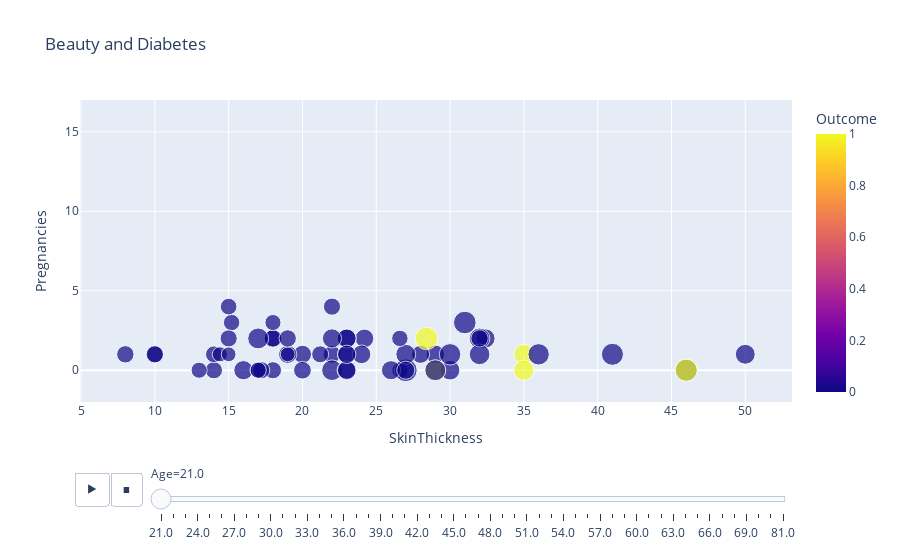

The cell this chart's notebook holds for it:
### Code cell
# plot the animation, animation_frame = Age
# we need to sort the DataFrame by Age
sortAge_imputation_df = imputation_df.sort_values(by='Age', ascending=True)
fig = px.scatter(sortAge_imputation_df, x="SkinThickness", y="Pregnancies", animation_frame="Age",color='Outcome',size = 'BMI',
title= 'Beauty and Diabetes')
fig.update_layout(yaxis_range=[-2,17])

fig.show()

### Figure 1 — Plotly figure (JSON) as saved in the notebook; plotly's stock layout.template omitted (floating-point values rounded to 4 significant figures)
{"data": [{"hovertemplate": "Age=21.0<br>SkinThickness=%{x}<br>Pregnancies=%{y}<br>BMI=%{marker.size}<br>Outcome=%{marker.color}<extra></extra>", "legendgroup": "", "marker": {"color": [1, 0, 0, 0, 0, 0, 0, 0, 0, 0, 0, 0, 0, 1, 1, 0, 0, 0, 0, 0, 0, 0, 1, 0, 1, 0, 0, 0, 0, 0, 0, 0, 0, 0, 0, 0, 0, 0, 0, 0, 0, 0, 0, 0, 0, 0, 0, 0, 0, 0, 0, 0, 0, 0, 0, 0, 0, 0, 0, 0, 0, 0, 0], "coloraxis": "coloraxis", "size": [33.6, 29.4, 22.5, 27.7, 43.5, 30.8, 23, 24.7, 32.4, 24.7, 28.7, 26.2, 35.7, 34.6, 34.6, 24.8, 27.4, 40.6, 33.2, 23.7, 24.3, 19.1, 42.9, 38.6, 42.1, 24.7, 35.8, 25.4, 21.8, 31, 31.38, 22.6, 27.8, 21, 35.8, 42.7, 18.2, 26, 22.6, 25.1, 38.1, 25.2, 26.4, 33.2, 21.8, 24.6, 25.2, 28.6, 29.2, 30.4, 22.1, 40.7, 29.7, 30.8, 18.2, 36.6, 25.4, 36.9, 28.28, 30.8, 27.4, 23.2, 28.1], "sizemode": "area", "sizeref": 0.1677, "symbol": "circle"}, "mode": "markers", "name": "", "orientation": "v", "showlegend": false, "type": "scatter", "x": [35, 24.2, 26.6, 20, 27, 32.4, 10, 18, 30, 22, 29, 22, 32, 35, 29, 14, 28, 46, 27, 14, 21.2, 14.4, 28.4, 30, 46, 18, 22, 8, 13, 16, 23, 15.2, 19, 17, 32, 31, 19, 18, 26.6, 17.2, 36, 32, 20, 50, 18, 15, 19, 23, 24, 23, 17, 41, 23, 26, 15, 17, 10, 29, 23, 22, 27, 15, 23], "xaxis": "x", "y": [1, 2, 0, 1, 0, 2, 1, 0, 0, 4, 1, 1, 2, 0, 0, 0, 1, 0, 1, 1, 1, 1, 2, 1, 0, 2, 0, 1, 0, 0, 0, 3, 1, 0, 1, 3, 1, 2, 2, 0, 1, 2, 0, 1, 3, 2, 2, 1, 1, 2, 0, 1, 2, 0, 1, 2, 1, 0, 0, 2, 0, 4, 1], "yaxis": "y"}], "layout": {"coloraxis": {"colorbar": {"title": {"text": "Outcome"}}, "colorscale": [[0, "#0d0887"], [0.1111, "#46039f"], [0.2222, "#7201a8"], [0.3333, "#9c179e"], [0.4444, "#bd3786"], [0.5556, "#d8576b"], [0.6667, "#ed7953"], [0.7778, "#fb9f3a"], [0.8889, "#fdca26"], [1, "#f0f921"]]}, "legend": {"itemsizing": "constant", "tracegroupgap": 0}, "sliders": [{"active": 0, "currentvalue": {"prefix": "Age="}, "len": 0.9, "pad": {"b": 10, "t": 60}, "steps": [{"args": [["21.0"], {"frame": {"duration": 0, "redraw": false}, "fromcurrent": true, "mode": "immediate", "transition": {"duration": 0, "easing": "linear"}}], "label": "21.0", "method": "animate"}, {"args": [["22.0"], {"frame": {"duration": 0, "redraw": false}, "fromcurrent": true, "mode": "immediate", "transition": {"duration": 0, "easing": "linear"}}], "label": "22.0", "method": "animate"}, {"args": [["23.0"], {"frame": {"duration": 0, "redraw": false}, "fromcurrent": true, "mode": "immediate", "transition": {"duration": 0, "easing": "linear"}}], "label": "23.0", "method": "animate"}, {"args": [["24.0"], {"frame": {"duration": 0, "redraw": false}, "fromcurrent": true, "mode": "immediate", "transition": {"duration": 0, "easing": "linear"}}], "label": "24.0", "method": "animate"}, {"args": [["25.0"], {"frame": {"duration": 0, "redraw": false}, "fromcurrent": true, "mode": "immediate", "transition": {"duration": 0, "easing": "linear"}}], "label": "25.0", "method": "animate"}, {"args": [["26.0"], {"frame": {"duration": 0, "redraw": false}, "fromcurrent": true, "mode": "immediate", "transition": {"duration": 0, "easing": "linear"}}], "label": "26.0", "method": "animate"}, {"args": [["27.0"], {"frame": {"duration": 0, "redraw": false}, "fromcurrent": true, "mode": "immediate", "transition": {"duration": 0, "easing": "linear"}}], "label": "27.0", "method": "animate"}, {"args": [["28.0"], {"frame": {"duration": 0, "redraw": false}, "fromcurrent": true, "mode": "immediate", "transition": {"duration": 0, "easing": "linear"}}], "label": "28.0", "method": "animate"}, {"args": [["29.0"], {"frame": {"duration": 0, "redraw": false}, "fromcurrent": true, "mode": "immediate", "transition": {"duration": 0, "easing": "linear"}}], "label": "29.0", "method": "animate"}, {"args": [["30.0"], {"frame": {"duration": 0, "redraw": false}, "fromcurrent": true, "mode": "immediate", "transition": {"duration": 0, "easing": "linear"}}], "label": "30.0", "method": "animate"}, {"args": [["31.0"], {"frame": {"duration": 0, "redraw": false}, "fromcurrent": true, "mode": "immediate", "transition": {"duration": 0, "easing": "linear"}}], "label": "31.0", "method": "animate"}, {"args": [["32.0"], {"frame": {"duration": 0, "redraw": false}, "fromcurrent": true, "mode": "immediate", "transition": {"duration": 0, "easing": "linear"}}], "label": "32.0", "method": "animate"}, {"args": [["33.0"], {"frame": {"duration": 0, "redraw": false}, "fromcurrent": true, "mode": "immediate", "transition": {"duration": 0, "easing": "linear"}}], "label": "33.0", "method": "animate"}, {"args": [["34.0"], {"frame": {"duration": 0, "redraw": false}, "fromcurrent": true, "mode": "immediate", "transition": {"duration": 0, "easing": "linear"}}], "label": "34.0", "method": "animate"}, {"args": [["35.0"], {"frame": {"duration": 0, "redraw": false}, "fromcurrent": true, "mode": "immediate", "transition": {"duration": 0, "easing": "linear"}}], "label": "35.0", "method": "animate"}, {"args": [["36.0"], {"frame": {"duration": 0, "redraw": false}, "fromcurrent": true, "mode": "immediate", "transition": {"duration": 0, "easing": "linear"}}], "label": "36.0", "method": "animate"}, {"args": [["37.0"], {"frame": {"duration": 0, "redraw": false}, "fromcurrent": true, "mode": "immediate", "transition": {"duration": 0, "easing": "linear"}}], "label": "37.0", "method": "animate"}, {"args": [["38.0"], {"frame": {"duration": 0, "redraw": false}, "fromcurrent": true, "mode": "immediate", "transition": {"duration": 0, "easing": "linear"}}], "label": "38.0", "method": "animate"}, {"args": [["39.0"], {"frame": {"duration": 0, "redraw": false}, "fromcurrent": true, "mode": "immediate", "transition": {"duration": 0, "easing": "linear"}}], "label": "39.0", "method": "animate"}, {"args": [["40.0"], {"frame": {"duration": 0, "redraw": false}, "fromcurrent": true, "mode": "immediate", "transition": {"duration": 0, "easing": "linear"}}], "label": "40.0", "method": "animate"}, {"args": [["41.0"], {"frame": {"duration": 0, "redraw": false}, "fromcurrent": true, "mode": "immediate", "transition": {"duration": 0, "easing": "linear"}}], "label": "41.0", "method": "animate"}, {"args": [["42.0"], {"frame": {"duration": 0, "redraw": false}, "fromcurrent": true, "mode": "immediate", "transition": {"duration": 0, "easing": "linear"}}], "label": "42.0", "method": "animate"}, {"args": [["43.0"], {"frame": {"duration": 0, "redraw": false}, "fromcurrent": true, "mode": "immediate", "transition": {"duration": 0, "easing": "linear"}}], "label": "43.0", "method": "animate"}, {"args": [["44.0"], {"frame": {"duration": 0, "redraw": false}, "fromcurrent": true, "mode": "immediate", "transition": {"duration": 0, "easing": "linear"}}], "label": "44.0", "method": "animate"}, {"args": [["45.0"], {"frame": {"duration": 0, "redraw": false}, "fromcurrent": true, "mode": "immediate", "transition": {"duration": 0, "easing": "linear"}}], "label": "45.0", "method": "animate"}, {"args": [["46.0"], {"frame": {"duration": 0, "redraw": false}, "fromcurrent": true, "mode": "immediate", "transition": {"duration": 0, "easing": "linear"}}], "label": "46.0", "method": "animate"}, {"args": [["47.0"], {"frame": {"duration": 0, "redraw": false}, "fromcurrent": true, "mode": "immediate", "transition": {"duration": 0, "easing": "linear"}}], "label": "47.0", "method": "animate"}, {"args": [["48.0"], {"frame": {"duration": 0, "redraw": false}, "fromcurrent": true, "mode": "immediate", "transition": {"duration": 0, "easing": "linear"}}], "label": "48.0", "method": "animate"}, {"args": [["49.0"], {"frame": {"duration": 0, "redraw": false}, "fromcurrent": true, "mode": "immediate", "transition": {"duration": 0, "easing": "linear"}}], "label": "49.0", "method": "animate"}, {"args": [["50.0"], {"frame": {"duration": 0, "redraw": false}, "fromcurrent": true, "mode": "immediate", "transition": {"duration": 0, "easing": "linear"}}], "label": "50.0", "method": "animate"}, {"args": [["51.0"], {"frame": {"duration": 0, "redraw": false}, "fromcurrent": true, "mode": "immediate", "transition": {"duration": 0, "easing": "linear"}}], "label": "51.0", "method": "animate"}, {"args": [["52.0"], {"frame": {"duration": 0, "redraw": false}, "fromcurrent": true, "mode": "immediate", "transition": {"duration": 0, "easing": "linear"}}], "label": "52.0", "method": "animate"}, {"args": [["53.0"], {"frame": {"duration": 0, "redraw": false}, "fromcurrent": true, "mode": "immediate", "transition": {"duration": 0, "easing": "linear"}}], "label": "53.0", "method": "animate"}, {"args": [["54.0"], {"frame": {"duration": 0, "redraw": false}, "fromcurrent": true, "mode": "immediate", "transition": {"duration": 0, "easing": "linear"}}], "label": "54.0", "method": "animate"}, {"args": [["55.0"], {"frame": {"duration": 0, "redraw": false}, "fromcurrent": true, "mode": "immediate", "transition": {"duration": 0, "easing": "linear"}}], "label": "55.0", "method": "animate"}, {"args": [["56.0"], {"frame": {"duration": 0, "redraw": false}, "fromcurrent": true, "mode": "immediate", "transition": {"duration": 0, "easing": "linear"}}], "label": "56.0", "method": "animate"}, {"args": [["57.0"], {"frame": {"duration": 0, "redraw": false}, "fromcurrent": true, "mode": "immediate", "transition": {"duration": 0, "easing": "linear"}}], "label": "57.0", "method": "animate"}, {"args": [["58.0"], {"frame": {"duration": 0, "redraw": false}, "fromcurrent": true, "mode": "immediate", "transition": {"duration": 0, "easing": "linear"}}], "label": "58.0", "method": "animate"}, {"args": [["59.0"], {"frame": {"duration": 0, "redraw": false}, "fromcurrent": true, "mode": "immediate", "transition": {"duration": 0, "easing": "linear"}}], "label": "59.0", "method": "animate"}, {"args": [["60.0"], {"frame": {"duration": 0, "redraw": false}, "fromcurrent": true, "mode": "immediate", "transition": {"duration": 0, "easing": "linear"}}], "label": "60.0", "method": "animate"}, {"args": [["61.0"], {"frame": {"duration": 0, "redraw": false}, "fromcurrent": true, "mode": "immediate", "transition": {"duration": 0, "easing": "linear"}}], "label": "61.0", "method": "animate"}, {"args": [["62.0"], {"frame": {"duration": 0, "redraw": false}, "fromcurrent": true, "mode": "immediate", "transition": {"duration": 0, "easing": "linear"}}], "label": "62.0", "method": "animate"}, {"args": [["63.0"], {"frame": {"duration": 0, "redraw": false}, "fromcurrent": true, "mode": "immediate", "transition": {"duration": 0, "easing": "linear"}}], "label": "63.0", "method": "animate"}, {"args": [["64.0"], {"frame": {"duration": 0, "redraw": false}, "fromcurrent": true, "mode": "immediate", "transition": {"duration": 0, "easing": "linear"}}], "label": "64.0", "method": "animate"}, {"args": [["65.0"], {"frame": {"duration": 0, "redraw": false}, "fromcurrent": true, "mode": "immediate", "transition": {"duration": 0, "easing": "linear"}}], "label": "65.0", "method": "animate"}, {"args": [["66.0"], {"frame": {"duration": 0, "redraw": false}, "fromcurrent": true, "mode": "immediate", "transition": {"duration": 0, "easing": "linear"}}], "label": "66.0", "method": "animate"}, {"args": [["67.0"], {"frame": {"duration": 0, "redraw": false}, "fromcurrent": true, "mode": "immediate", "transition": {"duration": 0, "easing": "linear"}}], "label": "67.0", "method": "animate"}, {"args": [["68.0"], {"frame": {"duration": 0, "redraw": false}, "fromcurrent": true, "mode": "immediate", "transition": {"duration": 0, "easing": "linear"}}], "label": "68.0", "method": "animate"}, {"args": [["69.0"], {"frame": {"duration": 0, "redraw": false}, "fromcurrent": true, "mode": "immediate", "transition": {"duration": 0, "easing": "linear"}}], "label": "69.0", "method": "animate"}, {"args": [["70.0"], {"frame": {"duration": 0, "redraw": false}, "fromcurrent": true, "mode": "immediate", "transition": {"duration": 0, "easing": "linear"}}], "label": "70.0", "method": "animate"}, {"args": [["72.0"], {"frame": {"duration": 0, "redraw": false}, "fromcurrent": true, "mode": "immediate", "transition": {"duration": 0, "easing": "linear"}}], "label": "72.0", "method": "animate"}, {"args": [["81.0"], {"frame": {"duration": 0, "redraw": false}, "fromcurrent": true, "mode": "immediate", "transition": {"duration": 0, "easing": "linear"}}], "label": "81.0", "method": "animate"}], "x": 0.1, "xanchor": "left", "y": 0, "yanchor": "top"}], "title": {"text": "Beauty and Diabetes"}, "updatemenus": [{"buttons": [{"args": [null, {"frame": {"duration": 500, "redraw": false}, "fromcurrent": true, "mode": "immediate", "transition": {"duration": 500, "easing": "linear"}}], "label": "&#9654;", "method": "animate"}, {"args": [[null], {"frame": {"duration": 0, "redraw": false}, "fromcurrent": true, "mode": "immediate", "transition": {"duration": 0, "easing": "linear"}}], "label": "&#9724;", "method": "animate"}], "direction": "left", "pad": {"r": 10, "t": 70}, "showactive": false, "type": "buttons", "x": 0.1, "xanchor": "right", "y": 0, "yanchor": "top"}], "xaxis": {"anchor": "y", "domain": [0, 1], "title": {"text": "SkinThickness"}}, "yaxis": {"anchor": "x", "domain": [0, 1], "range": [-2, 17], "title": {"text": "Pregnancies"}}}}
